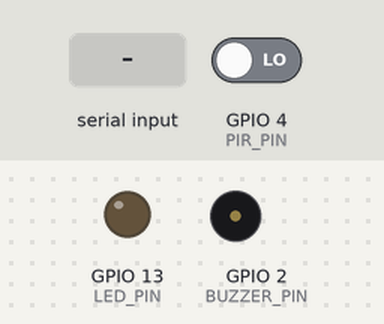
This sketch was run on a simulated ESP32. On the bench: output pins drawn as LEDs (lit = HIGH), buzzer (waves = sounding). The test bench sets the inputs (shaded band); at power-on: GPIO 4 (PIR_PIN) LOW. Nothing arrives over Bluetooth unless stated; a phone connects over Bluetooth LE 3 s after start; what the sketch prints to the serial monitor is not drawn.

Above: at 1.2 s.
1.3 s: "R\n" received over Serial
At 2.8 s:
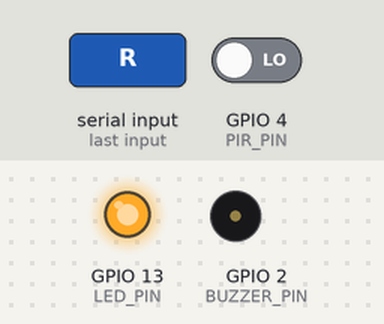
6.0 s: "S\n" received over Serial
At 6.7 s:
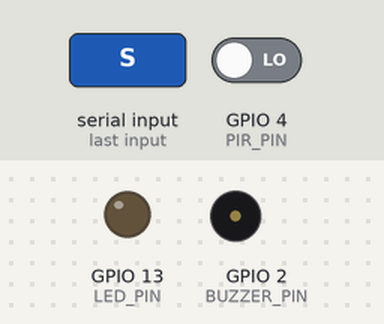
7.5 s: "Y\n" received over Serial
At 7.56 s:
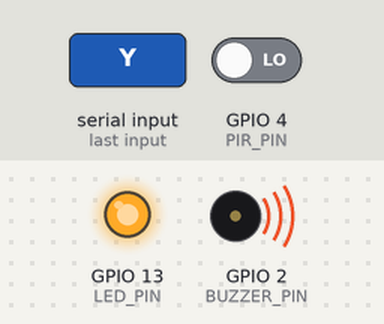
Timing chart, 0 to 10.1 s (numbered marks = the images above; inputs shaded):
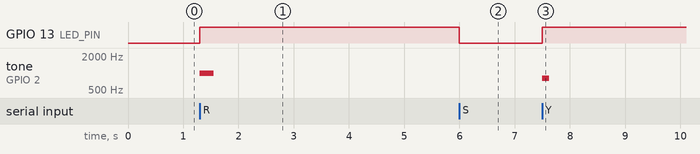

The sketch:

animal_buzzer.ino
```cpp
// ── Wildlife Alert System — ESP32-WROOM-32 ────────────────────────────────────
//
// Responsibilities:
//   • PIR motion sensor (GPIO 13) → sends 'M' over serial to Python
//   • Passive buzzer     (GPIO 15) ← receives R / Y / S  commands from Python
//   • BLE server (GATT)            ← receives A:<animal>:<conf> from Python
//     → notifies every connected BLE client with the alert string
//
// Serial protocol (all messages newline-terminated '\n'):
//   Python → ESP32 :  "R\n"               red buzzer
//                     "Y\n"               yellow buzzer
//                     "S\n"               stop buzzer
//                     "A:lion:0.92\n"     BLE danger alert
//   ESP32  → Python:  'M'                 motion detected (single byte, no '\n')
//
// BLE client setup (nRF Connect app):
//   1. Scan → tap "WildlifeAlert" → Connect
//   2. Expand the service  →  find characteristic "WildlifeAlert"
//   3. Tap the  ↓  (down-arrow / Subscribe) icon  → notifications enabled
//   4. When Python detects danger you receive e.g.  "DANGER! lion:0.92"
//
// ─────────────────────────────────────────────────────────────────────────────

#include <BLEDevice.h>
#include <BLEServer.h>
#include <BLEUtils.h>
#include <BLE2902.h>
#include <BLEDescriptor.h>

// ── Hardware pins ─────────────────────────────────────────────────────────────
static const int BUZZER_PIN = 2;
static const int PIR_PIN    = 4;
static const int LED_PIN    = 13;

// ── PIR timing ────────────────────────────────────────────────────────────────
static unsigned long lastMotionSend  = 0;
static const unsigned long MOTION_MS = 500;

// ── BLE UUIDs ─────────────────────────────────────────────────────────────────
// 128-bit custom UUIDs — unique to this project
#define BLE_DEVICE_NAME     "WildlifeAlert"
#define SERVICE_UUID        "4fafc201-1fb5-459e-8fcc-c5c9c331914b"
#define CHARACTERISTIC_UUID "beb5483e-36e1-4688-b7f5-ea07361b26a8"

static BLECharacteristic* pCharacteristic = nullptr;
static bool               clientConnected = false;

// ── BLE connection callbacks ──────────────────────────────────────────────────
class BLEEvents : public BLEServerCallbacks {
    void onConnect(BLEServer* /*pSrv*/) override {
        clientConnected = true;
        Serial.println("BLE: client connected");
    }

    void onDisconnect(BLEServer* pSrv) override {
        clientConnected = false;
        Serial.println("BLE: client disconnected — restarting advertising");
        // Restart advertising so a new client can connect
        BLEDevice::startAdvertising();
    }
};

// ── Serial input buffer ───────────────────────────────────────────────────────
static String rxBuffer = "";

// ─────────────────────────────────────────────────────────────────────────────
void setup() {
    Serial.begin(9600);
    pinMode(BUZZER_PIN, OUTPUT);
    pinMode(PIR_PIN,    INPUT);
    pinMode(LED_PIN,    OUTPUT);
    noTone(BUZZER_PIN);
    digitalWrite(LED_PIN, LOW);

    // ── BLE initialisation ─────────────────────────────────────────────────────
    BLEDevice::init(BLE_DEVICE_NAME);

    BLEServer*  pServer  = BLEDevice::createServer();
    pServer->setCallbacks(new BLEEvents());

    BLEService* pService = pServer->createService(SERVICE_UUID);

    // ── Characteristic with NOTIFY + INDICATE ─────────────────────────────────
    // Using both NOTIFY and INDICATE ensures nRF Connect shows the ↓ Subscribe
    // button regardless of which property the client prefers.
    pCharacteristic = pService->createCharacteristic(
        CHARACTERISTIC_UUID,
        BLECharacteristic::PROPERTY_READ    |
        BLECharacteristic::PROPERTY_NOTIFY  |
        BLECharacteristic::PROPERTY_INDICATE
    );

    // ── CCCD descriptor (0x2902) ──────────────────────────────────────────────
    // Required for notifications to work. Pre-enable both notify and indicate
    // so the client sees Subscribe immediately without needing to write to CCCD.
    BLE2902* pCCCD = new BLE2902();
    pCCCD->setNotifications(true);
    pCCCD->setIndications(true);
    pCharacteristic->addDescriptor(pCCCD);

    // ── User Description descriptor (0x2901) ──────────────────────────────────
    // Labels the characteristic in nRF Connect — makes it easy to identify.
    BLEDescriptor* pUserDesc = new BLEDescriptor(BLEUUID((uint16_t)0x2901));
    pUserDesc->setValue("WildlifeAlert");
    pCharacteristic->addDescriptor(pUserDesc);

    // Set initial readable value before first alert
    pCharacteristic->setValue("SYSTEM_READY");

    pService->start();

    // ── Advertising ───────────────────────────────────────────────────────────
    BLEAdvertising* pAdv = BLEDevice::getAdvertising();
    pAdv->addServiceUUID(SERVICE_UUID);
    pAdv->setScanResponse(true);
    pAdv->setMinPreferred(0x06);   // helps with iPhone connection stability
    pAdv->setMaxPreferred(0x12);
    BLEDevice::startAdvertising();

    Serial.println("BLE: WildlifeAlert advertising...");
    Serial.println("     Open nRF Connect → Scan → WildlifeAlert → Connect");
    Serial.println("     Tap the characteristic → press ↓ to Subscribe");
}

// ─────────────────────────────────────────────────────────────────────────────
// Handle one complete newline-terminated command received from Python
// ─────────────────────────────────────────────────────────────────────────────
void handleCommand(const String& cmd) {

    if (cmd.startsWith("A:")) {
        // ── BLE danger alert ─────────────────────────────────────────────────
        // Format: "A:lion:0.92"  →  broadcast "DANGER! lion:0.92" via BLE
        String payload = "DANGER! " + cmd.substring(2);
        pCharacteristic->setValue(payload.c_str());
        pCharacteristic->notify();      // pushes to NOTIFY subscribers
        pCharacteristic->indicate();    // pushes to INDICATE subscribers
        Serial.print("BLE alert: ");
        Serial.println(payload);

    } else if (cmd == "R") {
        digitalWrite(LED_PIN, HIGH);
        tone(BUZZER_PIN, 1000);
        delay(250);
        noTone(BUZZER_PIN);

    } else if (cmd == "Y") {
        digitalWrite(LED_PIN, HIGH);
        tone(BUZZER_PIN, 800);
        delay(120);
        noTone(BUZZER_PIN);

    } else if (cmd == "S") {
        noTone(BUZZER_PIN);
        digitalWrite(LED_PIN, LOW);
    }
}

// ─────────────────────────────────────────────────────────────────────────────
void loop() {

    // ── PIR: relay motion to Python ───────────────────────────────────────────
    if (digitalRead(PIR_PIN) == HIGH) {
        unsigned long now = millis();
        if (now - lastMotionSend >= MOTION_MS) {
            Serial.write('M');
            lastMotionSend = now;
        }
    }

    // ── Serial: accumulate chars and dispatch on newline ──────────────────────
    while (Serial.available() > 0) {
        char c = Serial.read();
        if (c == '\n') {
            rxBuffer.trim();
            if (rxBuffer.length() > 0) {
                handleCommand(rxBuffer);
            }
            rxBuffer = "";
        } else if (c != '\r') {
            rxBuffer += c;
        }
    }
}
```

Measured:
- after the input at 1.3 s, GPIO 13 (LED_PIN): LOW → HIGH at once; tone on GPIO 2 (BUZZER_PIN): silent → 1000 Hz at once, → silent 0.25 s later
- after the input at 6.0 s, GPIO 13 (LED_PIN): HIGH → LOW at once
- after the input at 7.5 s, GPIO 13 (LED_PIN): LOW → HIGH at once; tone on GPIO 2 (BUZZER_PIN): silent → 800 Hz at once, → silent 0.12 s later
